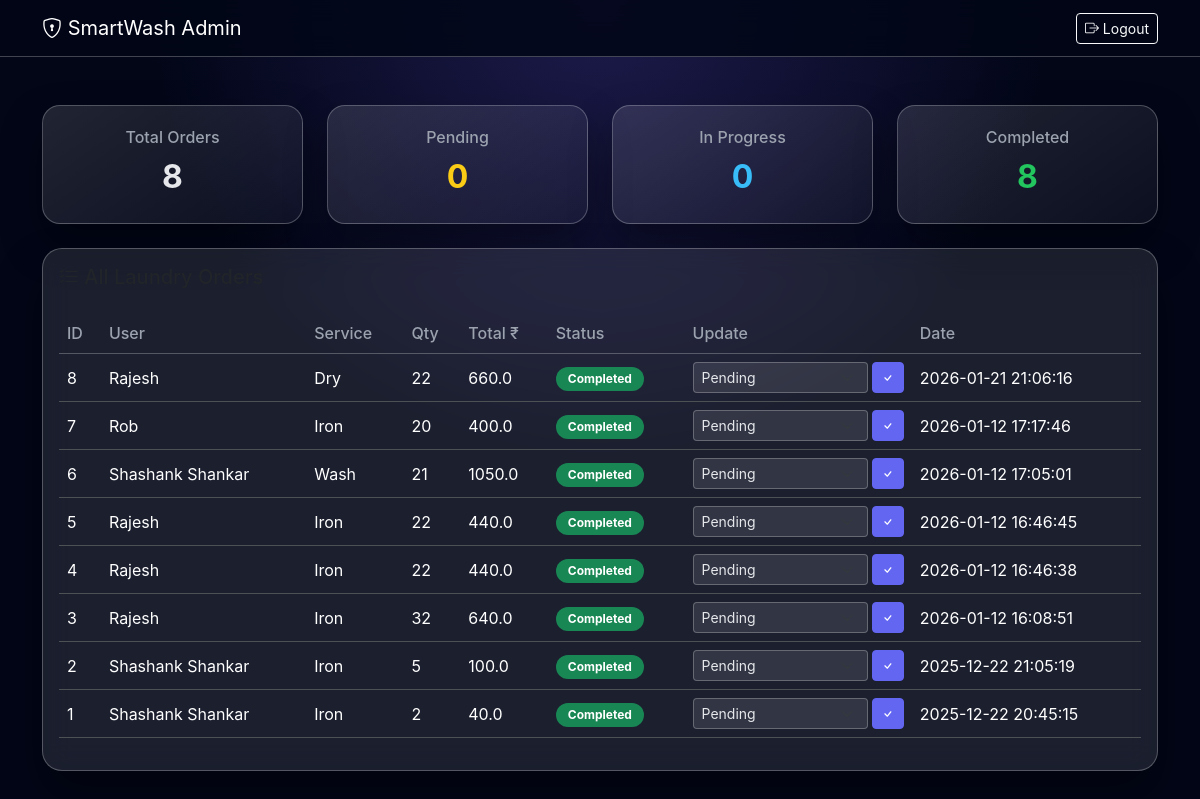
Page /admin (signed in) on the earlier database version.
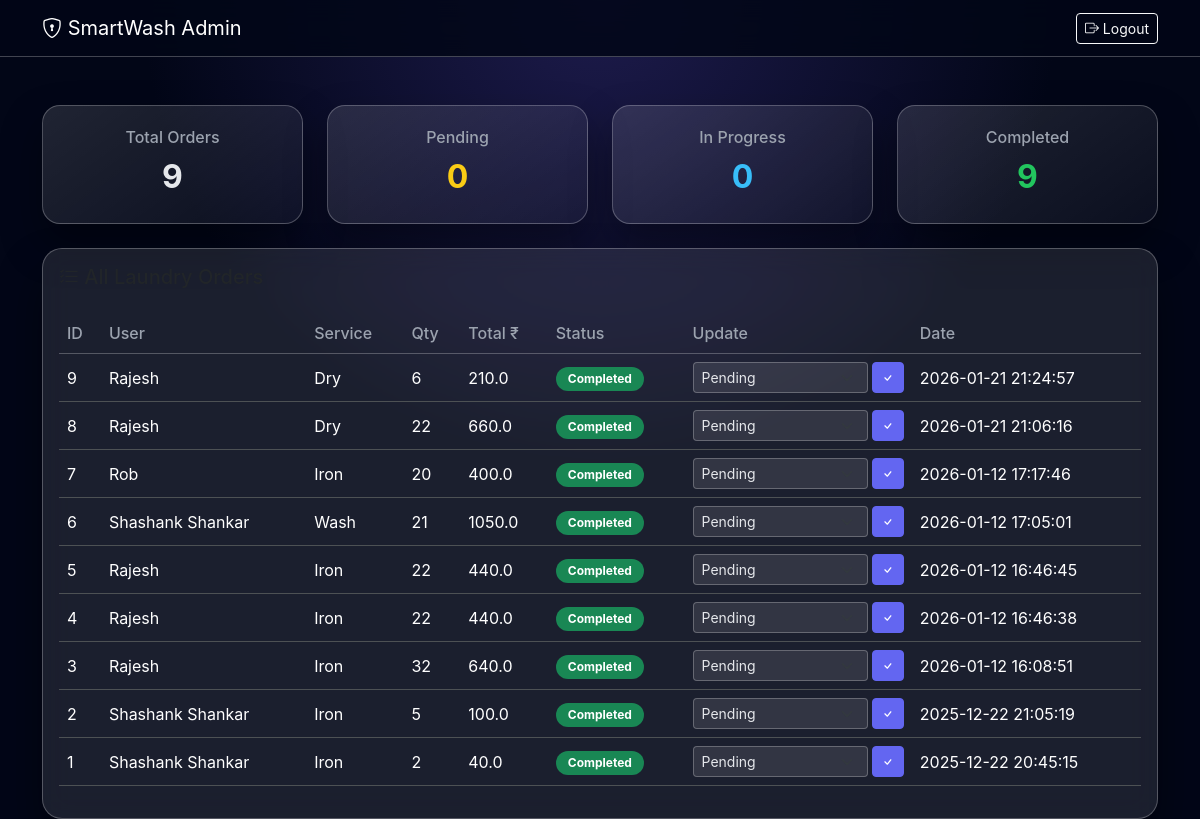
Same page on the later database version.
### tables this page shows
CREATE TABLE orders (
            id INTEGER PRIMARY KEY AUTOINCREMENT,
            user_id INTEGER,
            service TEXT,
            quantity INTEGER,
            total_price REAL,
            status TEXT DEFAULT 'Pending',
            created_at TEXT,
            FOREIGN KEY(user_id) REFERENCES users(id)
        );

CREATE TABLE users (
            id INTEGER PRIMARY KEY AUTOINCREMENT,
            name TEXT NOT NULL,
            email TEXT UNIQUE NOT NULL,
            password TEXT NOT NULL,
            role TEXT DEFAULT 'user'
        );

### app.py (the view, shortened to what this page needs)
@app.route("/admin", methods=["GET", "POST"])
def admin_dashboard():
    if "user_id" not in session or session.get("role") != "admin":
        return redirect(url_for("login"))
    conn = get_db_connection()
    orders = conn.execute("""
        SELECT orders.*, users.name
        FROM orders
        JOIN users ON orders.user_id = users.id
        ORDER BY created_at DESC
    """).fetchall()
    conn.close()
    return render_template("admin.html", orders=orders)

### app.py (called while the page is built)
def get_db_connection():
    conn = sqlite3.connect(DB_NAME)
    conn.row_factory = sqlite3.Row
    return conn

### templates/admin.html (shortened to what the changed rows need)
<!DOCTYPE html>
<html lang="en">
<head>
    <link href="https://cdn.jsdelivr.net/npm/bootstrap@5.3.3/dist/css/bootstrap.min.css" rel="stylesheet">
    <link href="https://cdn.jsdelivr.net/npm/bootstrap-icons/font/bootstrap-icons.css" rel="stylesheet">
    <link rel="stylesheet" href="{{ url_for('static', filename='style.css') }}">
</head>
<body class="dashboard-body">
<div class="container mt-5">
    <div class="row g-4 mb-4">
        <div class="col-md-3">
            <div class="stat-card">
                <h6>Total Orders</h6>
                <span>{{ orders|length }}</span>
            </div>
        </div>
        <div class="col-md-3">
            <div class="stat-card success">
                <h6>Completed</h6>
                <span>
                    {{ orders | selectattr("status","equalto","Completed") | list | length }}
                </span>
            </div>
        </div>
    </div>
    <div class="card glass-card">
        <div class="card-body">
            <div class="table-responsive">
                <table class="table table-dark table-hover align-middle">
                    <thead>
                        <tr>
                            <th>ID</th>
                            <th>User</th>
                            <th>Service</th>
                            <th>Qty</th>
                            <th>Total ₹</th>
                            <th>Status</th>
                            <th>Update</th>
                            <th>Date</th>
                        </tr>
                    </thead>
                    <tbody>
                        {% for order in orders %}
                        <tr>
                            <td>{{ order.id }}</td>
                            <td>{{ order.name }}</td>
                            <td>{{ order.service }}</td>
                            <td>{{ order.quantity }}</td>
                            <td>{{ order.total_price }}</td>
                            <td>
                                {% if order.status == 'Pending' %}
                                    <span class="badge bg-warning text-dark">Pending</span>
                                {% elif order.status == 'In Progress' %}
                                    <span class="badge bg-info text-dark">In Progress</span>
                                {% else %}
                                    <span class="badge bg-success">Completed</span>
                                {% endif %}
                            </td>
                            <td>
                                <form method="POST" class="d-flex gap-1">
                                    <select name="status" class="form-select form-select-sm">
                                        <option>Pending</option>
                                    </select>
                                    <button class="btn btn-sm btn-primary">
                                        <i class="bi bi-check"></i>
                                    </button>
                                </form>
                            </td>
                            <td>{{ order.created_at }}</td>
                        </tr>
                        {% endfor %}
                    </tbody>
                </table>
            </div>
        </div>
    </div>
</div>
</body>
</html>

Differences in the rows shown:
added orders: id "9", name "Rajesh", service "Dry", quantity "6", total_price "210.0", status "Completed", created_at "2026-01-21 21:24:57"
Other differences:
{{ orders|length }}: "8" → "9"
{{ orders | selectattr("status","equalto","Completed") | list | length }}: "8" → "9"
